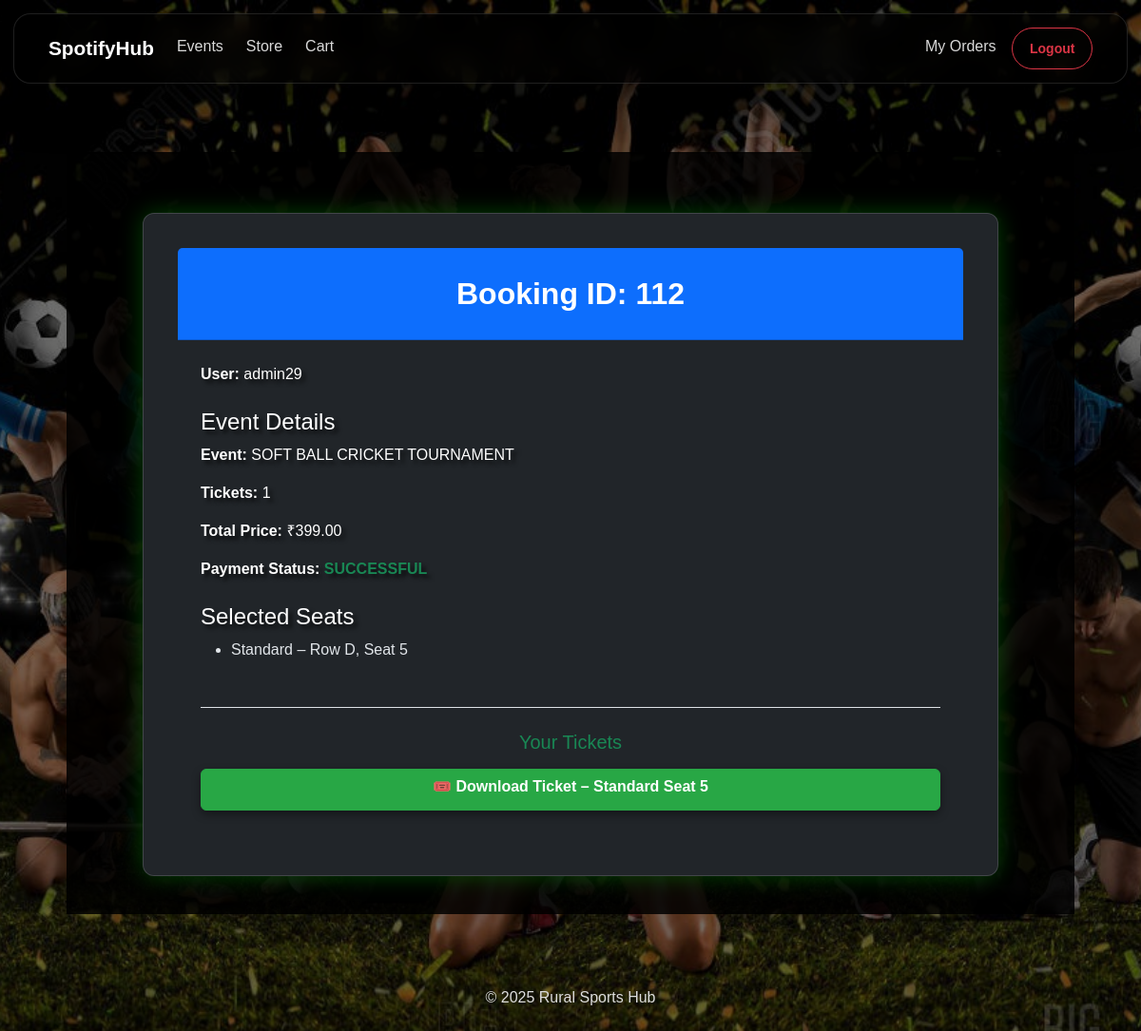
The app's page /booking/booking/112/ (signed in) with its own data.
### booking/models.py (models this page shows, shortened)
class Booking(models.Model):
    PAYMENT_PENDING = "pending"
    PAYMENT_SUCCESSFUL = "successful"
    PAYMENT_FAILED = "failed"
    PAYMENT_STATUS_CHOICES = [
        (PAYMENT_PENDING, "Pending"),
        (PAYMENT_SUCCESSFUL, "Successful"),
        (PAYMENT_FAILED, "Failed"),
    ]
    user = models.ForeignKey(
        User,
        on_delete=models.CASCADE,
        related_name="bookings"
    )
    event = models.ForeignKey(
        Event,
        on_delete=models.CASCADE,
        related_name="bookings"
    )
    num_tickets = models.PositiveIntegerField(default=1)
    total_price = models.DecimalField(
        max_digits=10,
        decimal_places=2
    )
    booking_date = models.DateTimeField(auto_now_add=True)
    shipping_address = models.ForeignKey(
        ShippingAddress,
        on_delete=models.SET_NULL,
        null=True,
        blank=True,
        related_name="bookings"
    )
    seats = models.ManyToManyField(
        Seat,
        related_name="bookings",
        blank=True
    )
    contact = models.ForeignKey(
        BookingContact,
        on_delete=models.SET_NULL,
        null=True,
        blank=True
    )
    cashfree_order_id = models.CharField(
        max_length=100, blank=True, null=True, db_index=True
    )
    cashfree_payment_id = models.CharField(
        max_length=100, blank=True, null=True
    )
    payment_status = models.CharField(
        max_length=20,
        choices=PAYMENT_STATUS_CHOICES,
        default=PAYMENT_PENDING
    )
    is_paid = models.BooleanField(default=False)
    class Meta:
        ordering = ["-booking_date"]
        indexes = [
            models.Index(fields=["cashfree_order_id"]),
            models.Index(fields=["payment_status"]),
        ]

class Ticket(models.Model):
    ticket_id = models.UUIDField(
        default=uuid.uuid4,
        editable=False,
        unique=True
    )
    user = models.ForeignKey(User, on_delete=models.CASCADE)
    event = models.ForeignKey(Event, on_delete=models.CASCADE)
    seat = models.ForeignKey(
        Seat,
        on_delete=models.SET_NULL,
        null=True,
        blank=True
    )
    booking_ref = models.CharField(max_length=50)
    is_used = models.BooleanField(default=False)
    created_at = models.DateTimeField(auto_now_add=True)

### events/models.py (models this page shows, shortened)
class Event(models.Model):
    CATEGORY_CHOICES = [
        ("cricket", "Cricket"),
        ("football", "Football"),
        ("basketball", "Basketball"),
        ("volleyball", "Volleyball"),
        ("other", "Other"),
    ]
    name = models.CharField(max_length=200)
    description = models.TextField()
    date = models.DateTimeField(null=True, blank=True)
    location = models.CharField(max_length=200)
    price = models.DecimalField(max_digits=10, decimal_places=2)
    available_tickets = models.IntegerField(default=0)
    category = models.CharField(
        max_length=20,
        choices=CATEGORY_CHOICES,
        default="other"
    )
    image = models.ImageField(
        upload_to="events/",
        null=True,
        blank=True
    )
    is_active = models.BooleanField(default=True)

class Seat(models.Model):
    event = models.ForeignKey(
        Event,
        on_delete=models.CASCADE,
        related_name="seats"
    )
    section = models.CharField(max_length=50, default="Standard")
    price = models.DecimalField(max_digits=8, decimal_places=2, default=0)
    row_number = models.CharField(max_length=5)
    seat_number = models.IntegerField()
    is_sold = models.BooleanField(default=False)
    class Meta:
        unique_together = ("event", "section", "row_number", "seat_number")
        ordering = ["section", "row_number", "seat_number"]

### booking/views.py (the view)
# urls.py: path("booking/<int:booking_id>/", booking_detail_view, name="booking_detail"),
@login_required
def booking_detail_view(request, booking_id):
    booking = get_object_or_404(Booking, id=booking_id, user=request.user)
    tickets = Ticket.objects.filter(booking_ref=str(booking.id))
    return render(
        request,
        "booking/booking_detail.html",
        {
            "booking": booking,
            "tickets": tickets
        },
    )

### booking/templates/booking/booking_detail.html (shortened to what this page needs)
{% extends 'base.html' %}
{% load static %}
{% block content %}
<div class="container-fluid booking-details-wrapper">
    <div class="card booking-card mt-4">
        <div class="card-header">
            Booking ID: {{ booking.id }}
        </div>
        <div class="card-body p-4">
            <p><strong>User:</strong> {{ booking.user.username }}</p>
            <h4 class="mt-4">Event Details</h4>
            <p><strong>Event:</strong> {{ booking.event.name }}</p>
            <p><strong>Tickets:</strong> {{ booking.num_tickets }}</p>
            <p><strong>Total Price:</strong> ₹{{ booking.total_price }}</p>
            <p>
                <strong>Payment Status:</strong>
                <span class="{% if booking.payment_status == 'successful' %}status-success{% else %}status-pending{% endif %}">
                    {{ booking.payment_status|capfirst }}
                </span>
            </p>
            {% if booking.seats.exists %}
                <h4 class="mt-4">Selected Seats</h4>
                <ul>
                    {% for seat in booking.seats.all %}
                        <li>{{ seat.section }} – Row {{ seat.row_number }}, Seat {{ seat.seat_number }}</li>
                    {% endfor %}
                </ul>
            {% endif %}
            <div class="mt-5 text-center border-top pt-4">
                {% if booking.payment_status == 'successful' %}
                    {% if tickets %}
                        <h5 class="text-success mb-3">Your Tickets</h5>
                        {% for ticket in tickets %}
                            <a href="{% url 'booking:download_ticket' ticket.ticket_id %}"
                               class="btn btn-success mb-2 d-block">
                                🎟️ Download Ticket – {{ ticket.seat.section }} Seat {{ ticket.seat.seat_number }}
                            </a>
                        {% endfor %}
                    {% else %}
                        <p class="text-warning">Tickets are being generated. Please refresh.</p>
                    {% endif %}
                {% elif booking.payment_status == 'pending' %}
                    <a href="{% url 'booking:process_payment' booking.id %}"
                       class="btn btn-warning">
                        Pay Now
                    </a>
                {% endif %}
            </div>
        </div>
    </div>
</div>
{% endblock %}

### static/css/style.css (style rules this page uses)
* { box-sizing: border-box; }
body { font-family: Arial, sans-serif; color: #fff; min-height: 100vh; margin: 0; padding-top: 120px; background-image: url("../images/bg.jpg"); background-repeat: no-repeat; background-position: center top; background-size: cover; background-attachment: fixed; }
body::before { content: ""; position: fixed; inset: 0; background-image: url("../images/bg.jpg"); background-size: cover; background-position: center top; background-repeat: no-repeat; filter: brightness(0.45); contrast: 1.05; z-index: -1; }
h1, h2, h3, h4, p, .lead { color: #ffffff; text-shadow: 4px 4px 4px rgba(0,0,0,0.7); }
.btn { font-weight: 600; border-radius: 6px; box-shadow: 0 4px 10px rgba(0,0,0,0.4); transition: transform 0.2s ease; }
.btn-success { background-color: #28a745; border-color: #28a745; }
.booking-card { background: rgba(0,0,0,0.78); border-radius: 20px; padding: 36px; max-width: 520px; width: 100%; box-shadow: 0 25px 60px rgba(0,0,0,0.7); border: 1px solid rgba(255,255,255,0.15); }
.btn { transition: transform 0.2s ease, box-shadow 0.2s ease; }
button, a { min-height: 44px; }

### records on screen
Booking: id "112", user.username "admin29", event.name "SOFT BALL CRICKET TOURNAMENT", num_tickets "1", total_price "399.00", payment_status "SUCCESSFUL"
Seat: section "Standard", row_number "D", seat_number "5"
Ticket: seat.section "Standard", seat.seat_number "5"
